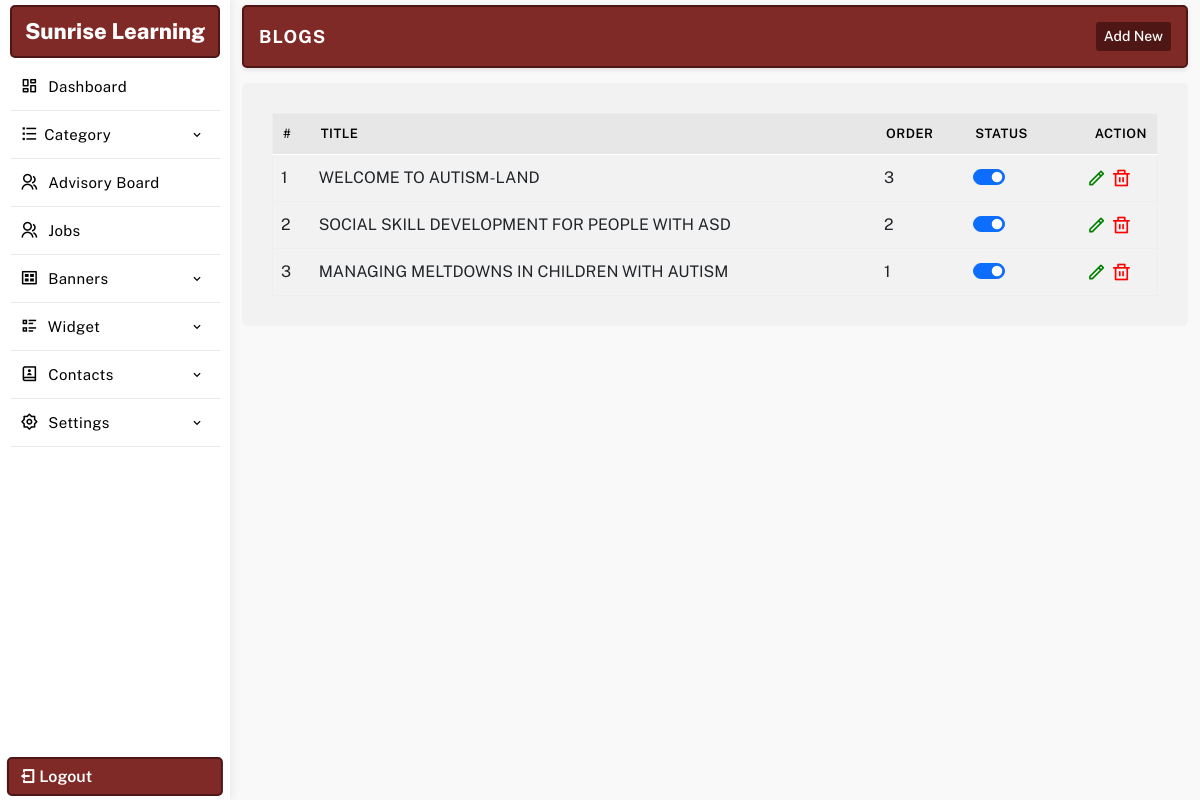
Page /manager/blogs.php (signed in) on the committed database.
### tables this page shows
CREATE TABLE `settings` (
  `id` int(11) NOT NULL,
  `web_name` varchar(255) NOT NULL,
  `email_id` varchar(255) NOT NULL,
  `alternate_email_id` varchar(255) NOT NULL,
  `contact_no` varchar(255) NOT NULL,
  `alternate_no` varchar(255) NOT NULL,
  `whatsapp_no` varchar(255) NOT NULL,
  `address` text NOT NULL,
  `youtubelink` varchar(255) NOT NULL,
  `map_iframe` longtext NOT NULL,
  `facebook` varchar(255) NOT NULL,
  `youtube` varchar(255) NOT NULL,
  `instagram` varchar(255) NOT NULL,
  `twitter` varchar(255) NOT NULL,
  `linkedin` varchar(255) NOT NULL,
  `logo` varchar(255) NOT NULL,
  `meta_title` varchar(255) NOT NULL,
  `meta_keywords` varchar(255) NOT NULL,
  `meta_desc` text NOT NULL,
  `smart_classroom_desc` text DEFAULT NULL,
  `smart_classroom_text` varchar(255) DEFAULT '1st Smart Classroom',
  `brochure_file` varchar(500) DEFAULT '',
  `footerdesc` text NOT NULL,
  `googletag` text NOT NULL,
  `headercenterline` varchar(255) NOT NULL
);

CREATE TABLE `blogs` (
  `id` int(11) NOT NULL,
  `type` int(11) NOT NULL,
  `title` varchar(255) NOT NULL,
  `url` varchar(255) NOT NULL,
  `desc` longtext NOT NULL,
  `sdesc` text NOT NULL,
  `file` varchar(255) NOT NULL,
  `author` varchar(255) NOT NULL,
  `order` varchar(255) NOT NULL,
  `date` varchar(255) NOT NULL,
  `status` int(11) NOT NULL,
  `metatitle` varchar(255) NOT NULL,
  `metakeywords` varchar(255) NOT NULL,
  `metadesc` text NOT NULL,
  `card_heading` varchar(255) DEFAULT '',
  `card_data` longtext DEFAULT ''
);

### manager/database/db.php (called while the page is built, shortened)
<?php session_start();
$con = mysqli_connect( DB_HOST, DB_USER, DB_PASSWORD, DB_NAME);
$sqlsetting = mysqli_query($con,"SELECT * FROM `settings`");
$rwlinks = mysqli_fetch_array($sqlsetting);
$websitename = $rwlinks['web_name'];
?>

### manager/config.php (called while the page is built)
<?php include 'database/db.php'; ?>

### manager/blogs.php (the view, shortened to what this page needs)
<?php include 'config.php';
$title = 'Blogs';
	include 'include/header.php';
	include 'include/sidebar.php';
 ?>
<section class="main-dashboard">
<div class="container-fluid">
<div class="row">
<div class="col-md-12">
	<div class="page-title">
		<div class="title">
			<h3><?=$title;?></h3>
		</div>
		<div class="createbtn">
			<a href="createblog.php"> Add New</a>
		</div>
	</div>
</div>
<div class="col-md-12">
	<div class="page-content">
		<table class="table table-hover" id="myTable">
			<thead>
				<tr>
					<th>#</th>
					<th>Title</th>
					<th>Order</th>
					<th>Status</th>
					<th class="text-end">Action</th>
				</tr>
			</thead>
			<tbody>
			<?php
				$sqlnews  = mysqli_query($con, "SELECT * FROM `blogs` ORDER BY id DESC");
				if(mysqli_num_rows($sqlnews)){
					$serial = 1;
					while($rwnews = mysqli_fetch_assoc($sqlnews)){
						$id = $rwnews['id'];
			 ?>
				<tr id='remove<?php echo $id; ?>'>
					<td><?php echo $serial; ?></td>
					<td><?=$rwnews['title'];?></td>
					<td><?=$rwnews['order'];?></td>
					<td>
						<div class="form-check form-switch">
							<?php $checked = $rwnews['status']==1 ? "checked" : ""; ?>
						  <input class="form-check-input" type="checkbox" data-table="blogs" ide="<?=$id;?>" <?=$checked;?>>
						</div>
					</td>
					<td class="text-center">
						<a href="updateblog.php?id=<?=$id; ?>" class="editbtn ri-pencil-line" ></a>
						<a href="javascript:"  ide="<?=$id; ?>" class='delbtn ri-delete-bin-line' ></a>
					</td>
				</tr>
		<?php $serial++; }} ?>
			</tbody>
		</table>
	</div>
</div>
</div>
</div>
</section>
<?php
	include "include/footer.php";
?>

### manager/include/sidebar.php (shortened to what this page needs)
<aside class="sidebar-menu-dashboard">
<div class="logo-n-toggle">
	<a href="dashboard.php"><?=$websitename;?></a>
</div>
<nav class="menu">
<ul class="aside-menu">
<li class="menu-item ">
	<a href="dashboard.php" class="menu-link">
	<span class="link-text"><i class="ri-dashboard-line"></i> Dashboard</span>
	</a>
</li>
<li class="menu-item has-submenu">
	<a href="javascript:" class="menu-link" id="parent-menu">
	<span class="link-text"><i class="ri-list-check"></i>Category</span>
	<i class='bx bx-chevron-down'></i>
	</a>
</li>
<li class="menu-item ">
	<a href="advisoryboard.php" class="menu-link">
	<span class="link-text"><i class="ri-group-line"></i> Advisory Board</span>
	</a>
</li>
<li class="menu-item ">
	<a href="jobs.php" class="menu-link">
	<span class="link-text"><i class="ri-group-line"></i> Jobs</span>
	</a>
</li>
<li class="menu-item has-submenu">
<a href="javascript:" class="menu-link orders" id="parent-menu">
<span class="link-text"><i class="ri-gallery-view"></i> Banners</span>
<i class='bx bx-chevron-down'></i>
</a>
</li>
<li class="menu-item has-submenu">
<a href="javascript:" class="menu-link" id="parent-menu">
<div>
<span class="link-text"><i class="ri-list-check-2"></i> Widget</span>
</div>
<i class='bx bx-chevron-down'></i>
</a>
</li>
<li class="menu-item has-submenu">
<a href="javascript:" class="menu-link orders" id="parent-menu">
<div>
<span class="link-text"><i class="ri-contacts-book-2-line"></i> Contacts</span>
</div>
<i class='bx bx-chevron-down'></i>
</a>
</li>
<li class="menu-item has-submenu">
<a href="javascript:" class="menu-link orders" id="parent-menu">
<div>
<span class="link-text"><i class="ri-settings-2-line"></i> Settings</span>
</div>
<i class='bx bx-chevron-down'></i>
</a>
</li>
</ul>
</nav>
<a href="logout.php" class="logout-fixed"><i class="ri-logout-box-line"></i> Logout</a>
</aside>

### manager/css/style.css (style rules this page uses)
* { margin: 0; padding: 0; box-sizing: border-box; font-family: "Public Sans", sans-serif; }
:root { --text1-color: #a7a7a7; --primary-color: #7F2A26; --secondary-color: #4e1715; }
table { margin: 0 !important;border: 1px solid #eee !important; }
table thead { background: #e7e7e7;border-bottom: 1px solid #fff;color: #fff; }
table thead tr th { font-weight: 600 !important;font-size: 13px;border-bottom: 0 !important;padding: 10px !important;color: #000;text-transform: uppercase;letter-spacing: .5px; }
tr td { vertical-align: middle; }
p,h1,h2,h3,h4,h5,h6 { margin: 0; }
a { text-decoration: none; color: #000; }
ul { list-style: none; padding: 0; margin: 0; }
.addimage, .editbtn,.delbtn { font-size: 20px; }
.editbtn { color: green; }
.delbtn { color: red; }
aside { width: 230px; height: 100vh; transition: all .4s linear; float: left; box-shadow: 1px 0 10px rgb(0 0 0 / 8%); position: relative; padding: 5px 10px; }
.logo-n-toggle { display: flex; justify-content: center; align-items: center; padding: 8px 10px; border: 2px solid var(--secondary-color); border-radius: 5px; background: var(--primary-color); }
.logo-n-toggle a { display: block; transition: display .4s linear; color: #fff; text-align: center; font-weight: 800; font-size: 22px; }
.logo-n-toggle a:before, .logo-n-toggle a:after { width: 12px; height: 12px; display: inline-block; border: 4px solid var(--primary-color); border-radius: 50%; margin: 0 5px; }
.logout-fixed { position: absolute; bottom: 4px; left: 50%; padding: 5px 10px; width: 94%; color: #fff; margin: auto; transform: translateX(-50%); border-radius: 5px; border: 2px solid var(--secondary-color); font-weight: 600; background: var(--primary-color); transition: .3s linear; }
.page-title { padding: 15px; border-radius: 5px; border: 2px solid var(--secondary-color); display: flex; align-items: center; justify-content: space-between; margin-bottom: 15px; box-shadow: 0 .125rem .25rem rgba(165,163,174,.3); background: #fff; background: var(--primary-color); }
.page-title .title h3 { font-size: 18px; color: #fff; text-transform: uppercase; font-weight: 700; letter-spacing: 1px; }
.page-title .createbtn { display: flex; align-items: center; gap: 10px; }
.page-title .createbtn a { font-size: 14px; display: flex; align-items: center; justify-content: center; border-radius: 3px; padding: 4px 8px; font-weight: 500; background: var(--secondary-color); color: #fff; transition: .3s ease; }
.page-content { background: #fff;padding: 30px;border-radius: 5px;background: #f2f2f2; }
aside .menu { height: 88%; overflow: auto; padding: 5px 0; }
.aside-menu .menu-item { transition: all .2s linear; position: relative; }
.aside-menu .menu-item > .menu-link { text-decoration: none; display: block; padding: 10px 10px; display: flex; justify-content: space-between; align-items: center; white-space: nowrap; border-bottom: 1px solid #e9e9e9; }
.aside-menu .menu-item > .menu-link i { color: #000; font-size: 18px; margin-right: 5px; display: inline-block; }
.aside-menu .menu-item > .menu-link .bx-chevron-down, .aside-menu .menu-item > .menu-link .link-text { transition: all .2s linear; color: #000; font-size: 15px; letter-spacing: 0.4px; font-weight: 400; }
.aside-menu .menu-item > .menu-link span::after { content: ""; font-family: FontAwesome; }
section.main-dashboard { float: left; width: calc(100% - 230px); transition: all .4s linear; overflow: auto; height: 100vh; padding: 5px 0; background: #f9f9f9; }

### rows in the picture
settings: web_name "Sunrise Learning"
blogs: title "WELCOME TO AUTISM-LAND", order "3"
blogs: title "SOCIAL SKILL DEVELOPMENT FOR PEOPLE WITH ASD", order "2"
blogs: title "MANAGING MELTDOWNS IN CHILDREN WITH AUTISM", order "1"

### other values in the picture
$title "BLOGS"
